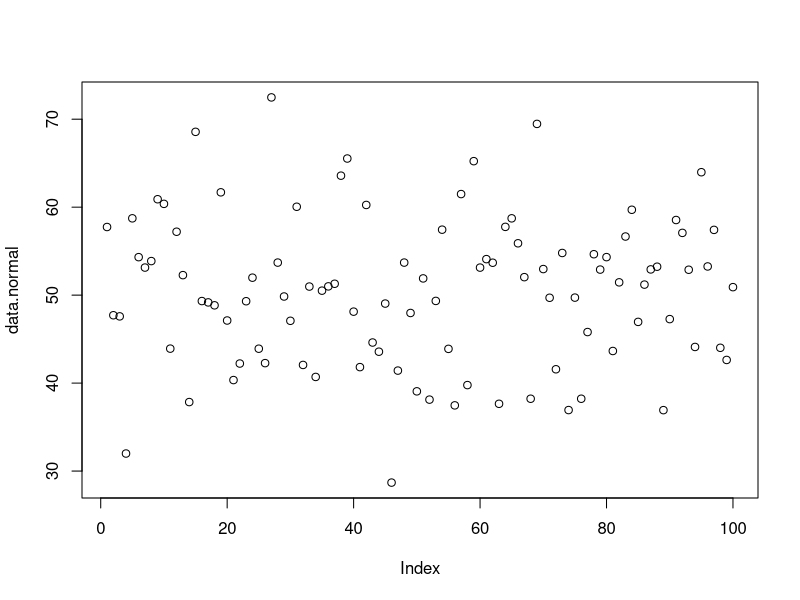
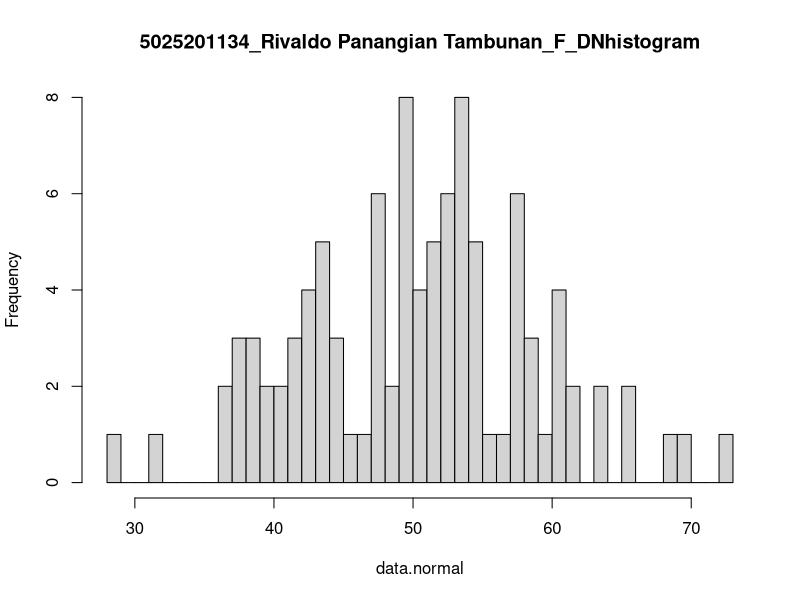

Recreate these plots in R, in order.
'6'
'a'
rnorm(100, mean = 50, sd = 8)
data.normal <- rnorm(100, mean = 50, sd = 8)
mean.dnormal <- mean(data.normal)
X1 <- floor(mean.dnormal)
X2 <- ceiling(mean.dnormal)

plot (data.normal)

'b'
hist(data.normal, breaks = 50, main="5025201134_Rivaldo Panangian Tambunan_F_DNhistogram")

'c'
varian.normal = 8*8
print (varian.normal)